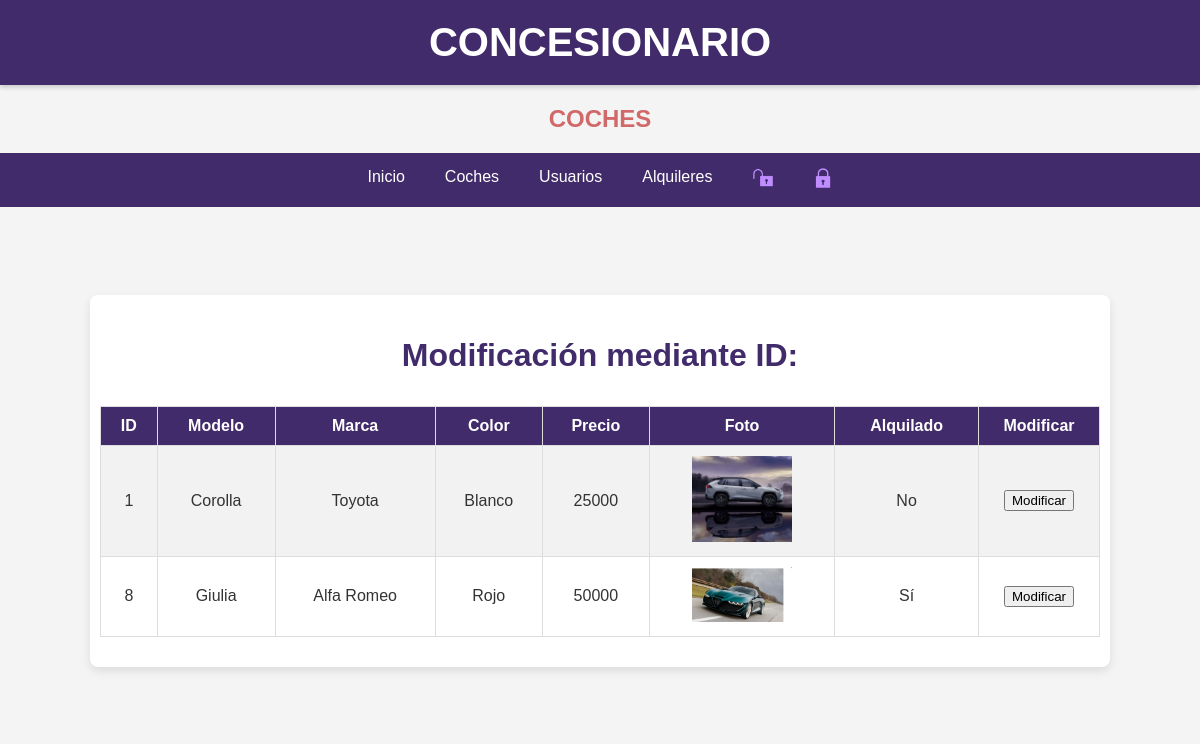
/Coches/Modificar/CF_Modificar.php (signed in), run on the app's committed database.
### tables this page shows
CREATE TABLE `coches` (
  `id_coche` int(10) unsigned NOT NULL AUTO_INCREMENT,
  `modelo` varchar(50) DEFAULT NULL,
  `marca` varchar(50) DEFAULT NULL,
  `color` varchar(50) DEFAULT NULL,
  `precio` float DEFAULT NULL,
  `alquilado` tinyint(1) DEFAULT NULL,
  `foto` varchar(300) DEFAULT NULL,
  `Vendedor` int(10) unsigned DEFAULT NULL,
  PRIMARY KEY (`id_coche`),
  KEY `Vendedor` (`Vendedor`),
  CONSTRAINT `coches_ibfk_1` FOREIGN KEY (`Vendedor`) REFERENCES `usuarios` (`id_usuario`)
);

### Coches/Modificar/CF_Modificar.php (the view, shortened to what this page needs)
<?php
$tipo = $_SESSION['tipo'];
?>
<!DOCTYPE html>
<html lang="en">
<head>
    <link rel="stylesheet" href="../../Estilos.css">
</head>
    <body>
    <header><h1>CONCESIONARIO</h1></header>
        <h2>  COCHES </h2>
    <nav class="nav">
        <ul>
            <li> <a href='../../Index.php'> Inicio </a> </li>
            <li> <a href='../../Coches/Coches.php'> Coches </a>
            </li>
		   <?php if ($tipo == 'Vendedor' ||  $tipo == 'Admin' ||  $tipo == 'Comprador'){
			echo "<li> <a href='../../Usuarios/Usuarios.php'> Usuarios </a>	</li>
		    <li> <a href='../../Alquileres/Alquileres.php'> Alquileres </a> </li>";  } ?>
            <li>  <a href="../../Log/F_Registrer.php"><img  class="loginn" src="../../Imagenes/login.png"></a>
		    </li>
            <li> <a href='../../Log/Logout.php'> <img  class="loginn" src="../../Imagenes/logout.png"></a>
            </li>
	</ul>
    </nav><br>
    <div class="main-content">
    <div class="form-container">
        <h3>Modificación mediante ID:</h3>
        <?PHP
      $conexion = mysqli_connect ("localhost", "root", "rootroot")
         or die ("No se puede conectar con el servidor");
      mysqli_select_db ($conexion,"concesionario")
         or die ("No se puede seleccionar la base de datos");
       $id_usuario = $_SESSION['iduser'];
       if ($tipo =="Admin"){
       $instruccion = "select * from coches";
       }else {
           $instruccion = "select * from coches where Vendedor = '$id_usuario'";
       }
      $consulta = mysqli_query ($conexion,$instruccion)
         or die ("Fallo en la consulta");
      $nfilas = mysqli_num_rows ($consulta);
      if ($nfilas > 0)
      {
        print ("<TABLE border=1>\n");
        print ("<TR>\n");
        print ("<TH>ID</TH>\n");
        print ("<TH>Modelo</TH>\n");
        print ("<TH>Marca</TH>\n");
        print ("<TH>Color</TH>\n");
        print ("<TH>Precio</TH>\n");
        print ("<TH>Foto</TH>\n");
        print ("<TH>Alquilado</TH>\n");
        print ("<TH>Modificar</TH>\n");
        print ("</TR>\n");
         for ($i=0; $i<$nfilas; $i++)
         {
            $resultado = mysqli_fetch_array($consulta);
            if ($resultado['alquilado'] == 0){
                $boo = "No";
             }
             else{
                 $boo = "Sí";
             }
            print ("<TR align=center>\n");
            print ("<TD>" . $resultado['id_coche'] . "</TD>\n");
            print ("<TD>" . $resultado['modelo'] . "</TD>\n");
            print ("<TD>" . $resultado['marca'] . "</TD>\n");
            print ("<TD>" . $resultado['color'] . "</TD>\n");
            print ("<TD>" . $resultado['precio'] . "</TD>\n");
            print ("<TD> <img src='../Añadir/Fotos/" . $resultado['foto'] ."' width=100 heigh=100></TD>\n");
            print ("<TD>" . $boo . "</TD>\n");
            print ("<TD height=50px width=100>
               <form action='./C_Modificar1.php' METHOD='POST'>
                   <input type='hidden' name='vendedor' value= ". $resultado['Vendedor'] . ">
                   <button type='submit'>Modificar</button>
                </form>
           </TD>\n");
            print ("</TR>\n");
         }
         print ("</TABLE>\n");
      }
      else {
         print ("No hay usuarios disponibles");
      }
   ?>
</div>
</body>
</html>

### Estilos.css (style rules this page uses)
body { font-family: Arial, sans-serif; margin: 0; padding: 0; background-color: #f4f4f4; color: #333; }
header { background-color: #412B6A; color: white; padding: 20px 0; text-align: center; box-shadow: 0 2px 5px rgba(0, 0, 0, 0.2); }
header h1 { margin: 0; font-size: 2.5rem; }
.main-content { padding: 40px 20px; text-align: center; background-color: #f4f4f4; margin: 20px 0; }
.main-content h3 { color: #412B6A; font-size: 2rem; }
.form-container { width: 100%; max-width: 1000px; margin: 30px auto; text-align: center; padding: 10px; background-color: white; border-radius: 8px; box-shadow: 0 4px 10px rgba(0, 0, 0, 0.1); }
.nav { display: flex; justify-content: center; background-color: #412B6A; margin: 0; padding: 0; }
.nav ul { list-style: none; margin: 0; padding: 0; display: flex; }
.nav li { position: relative; }
.nav li a { text-decoration: none; padding: 15px 20px; color: white; display: block; transition: background-color 0.3s, color 0.3s; }
.main-content { padding: 20px; text-align: center; }
.main-content h3 { color: #412B6A; }
table { width: 80%; margin: 20px auto; border-collapse: collapse; border: 2px solidrgb(60, 36, 65); text-align: center; }
th, td { padding: 10px; border: 1px solid #ddd; }
th { background-color: #412B6A; color: white; }
tr:nth-child(even) { background-color: #f2f2f2; }
h2 { color: rgb(209, 105, 105); text-align: center; }
h3 { color: #412B6A;; text-align: center; }
.loginn { width: 20px; height: 20px; }
.form-container table { width: 100%; border-collapse: collapse; }

### data on the page
coches: id_coche "1", modelo "Corolla", marca "Toyota", color "Blanco", precio "25000", foto (picture), alquilado "No"
coches: id_coche "8", modelo "Giulia", marca "Alfa Romeo", color "Rojo", precio "50000", foto (picture), alquilado "Sí"
